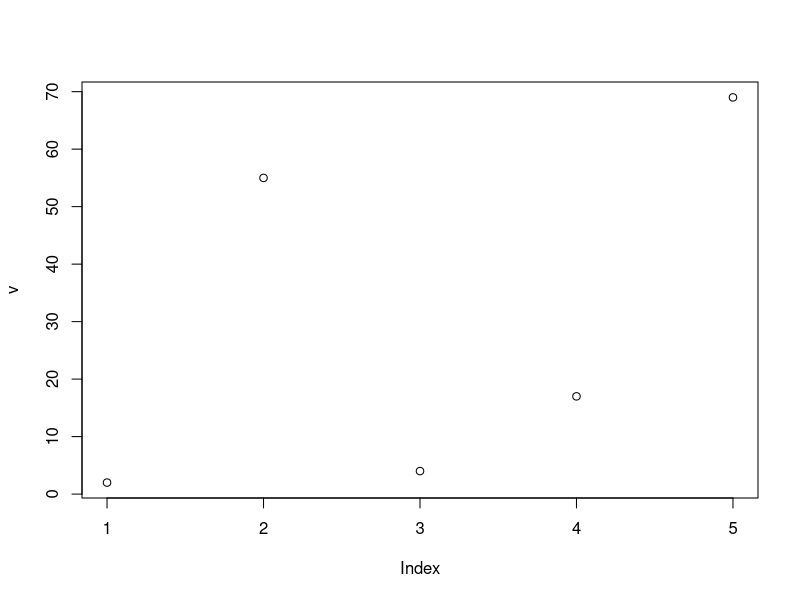
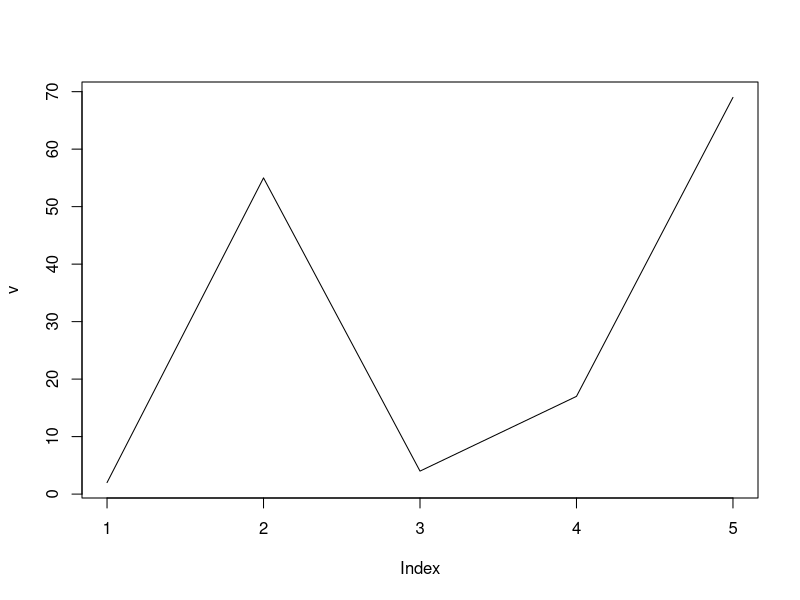
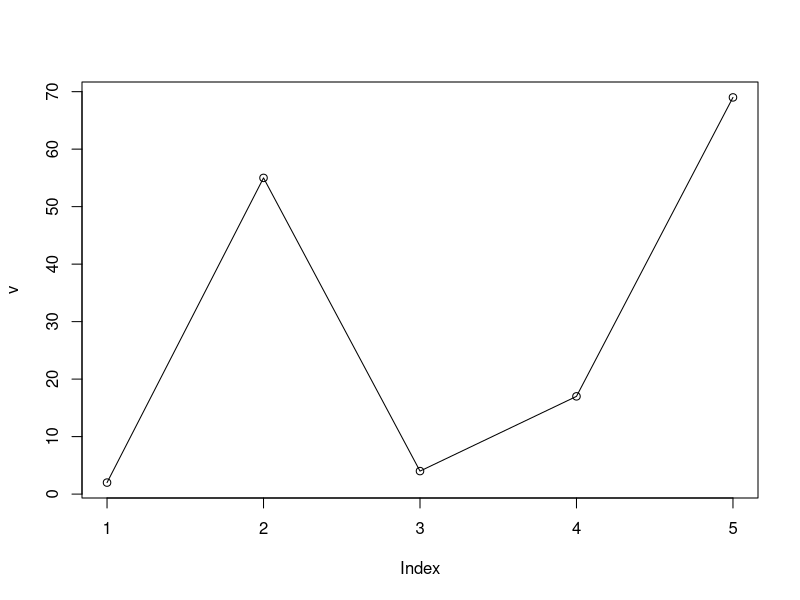
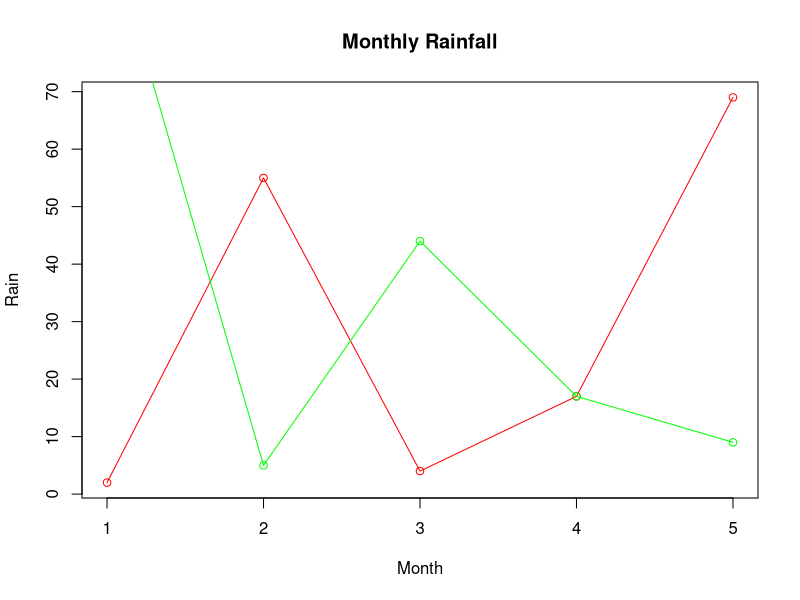
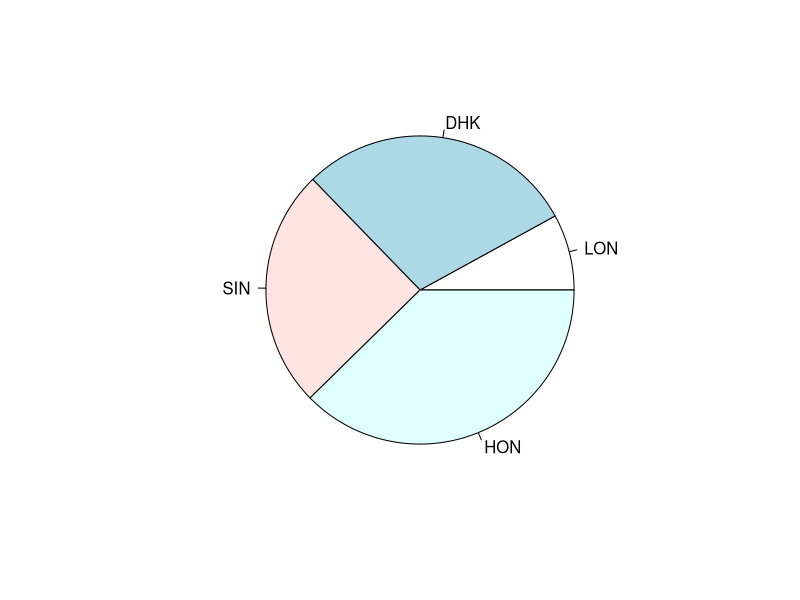
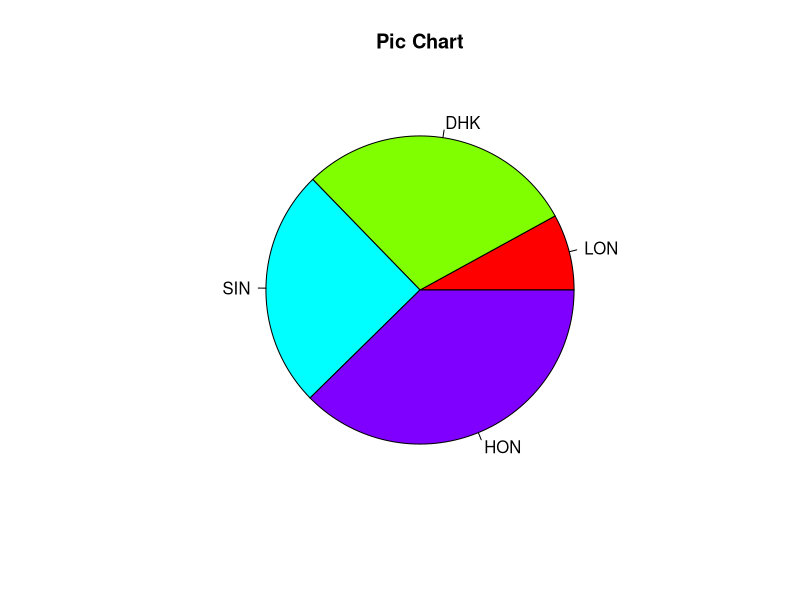
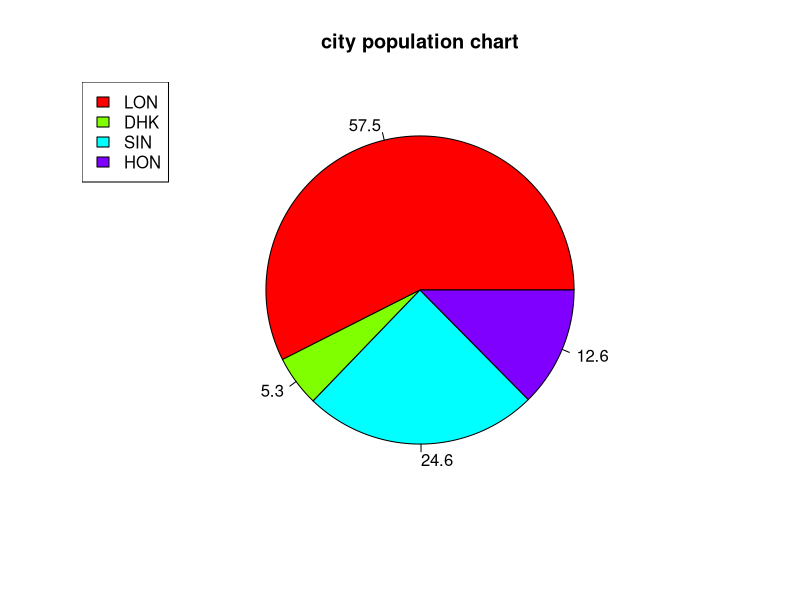
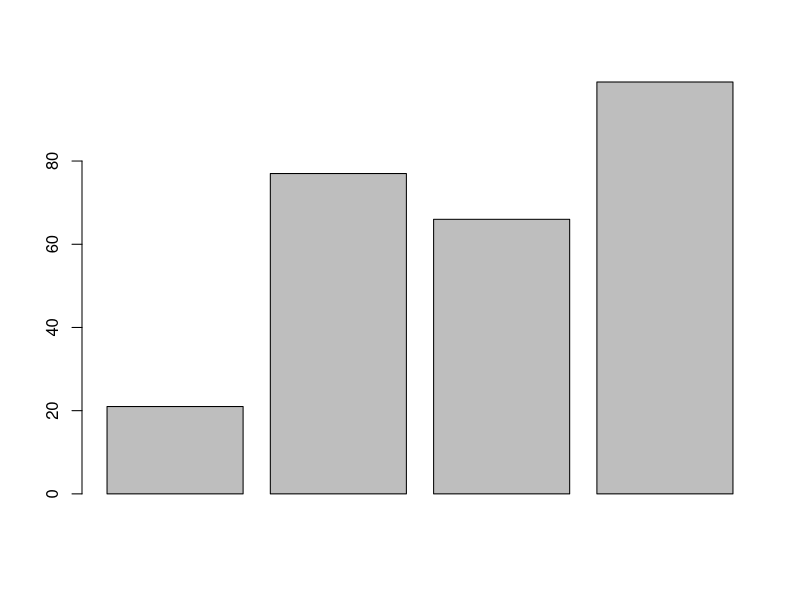

Recreate these plots in R, in order.
#joining columns and rows ni data frame


#create vector object
city <- c("DHK", "KHU", "RAJ", "SYL")
division <- c("DHK", "KHU", "RAJ", "SYL")
postcode <- c(1000, 9000, 3000, 39393)

address <- cbind(city, division, postcode)
address


#Pie Chart
#plot(v, type, col, xlab, ylab)
#type takes the value "p" to draw ony the points
#"l" to draw only the lines 
#and "o" to draw both points and line
v <- c(2,55,4,17,69)
b <- c(99,5,44,17,9)

plot(v, type = "p")
plot(v, type = "l")
plot(v, type = "o")

plot(v, type = "o", 
     col="red", 
     xlab = "Month", 
     ylab = "Rain", 
     main = "Monthly Rainfall") 
lines(b, type = "o", col="green")

#pie chart
##pie(x, labels, main, col)
 x <- c(21, 77, 66,99)
 
 labels <- c("LON", "DHK", "SIN", "HON")
 
 pie(x, labels)
 
 
 #plot the chart with title and rainbow colour pallet
 pie(x, labels,  
     main = "Pic Chart", 
     col = rainbow(length(x)))
 
 
 #create data for graph
 population <- c(217000,20202,92929,47574)
 city <- c("LON", "DHK", "SIN", "HON")
 
 #percentage calculation
 percent_of_popula <- round(100*population/sum(population), 1)
 
 pie(population, labels = percent_of_popula, 
     main = "city population chart",
     col = rainbow(length(x)))
 legend("topleft", city, 
        cex = 1, 
        fill = rainbow(length(x)))
 
 #Barcharts
 #barplot(h, xlab, ylab, main, names.arg, col)
 
 h <- c(21, 77, 66,99)
 m <- c("LON", "DHK", "SIN", "HON")
 barplot(h)
 
 barplot(h, names.arg = m, 
         xlab="A", ylab="B", 
         main="MMMM",  col="red",
         border = "blue")
 
 revenue <- data.frame(
   
   h = c(21, 77, 66,99),
   m = c("LON", "DHK", "SIN", "HON")
   
 )
 
 barplot(revenue$h, names.arg = m, 
         xlab="A", ylab="B", 
         main="MMMM",  col="red",
         border = "blue")
